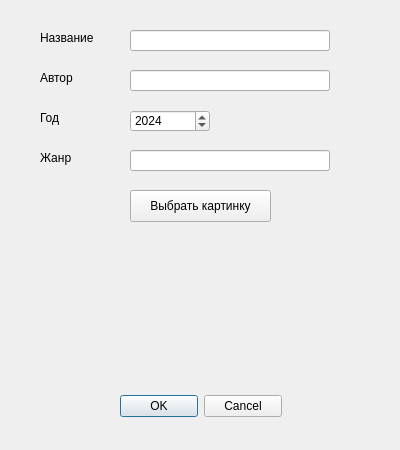
<?xml version="1.0" encoding="UTF-8"?>
<ui version="4.0">
 <class>Dialog</class>
 <widget class="QDialog" name="Dialog">
  <property name="geometry">
   <rect>
    <x>0</x>
    <y>0</y>
    <width>400</width>
    <height>450</height>
   </rect>
  </property>
  <property name="windowTitle">
   <string>Книга</string>
  </property>
  <widget class="QLabel" name="label">
   <property name="geometry">
    <rect>
     <x>40</x>
     <y>30</y>
     <width>81</width>
     <height>16</height>
    </rect>
   </property>
   <property name="text">
    <string>Название</string>
   </property>
  </widget>
  <widget class="QLineEdit" name="lineTitle">
   <property name="geometry">
    <rect>
     <x>130</x>
     <y>30</y>
     <width>200</width>
     <height>21</height>
    </rect>
   </property>
  </widget>
  <widget class="QLabel" name="label_2">
   <property name="geometry">
    <rect>
     <x>40</x>
     <y>70</y>
     <width>58</width>
     <height>16</height>
    </rect>
   </property>
   <property name="text">
    <string>Автор</string>
   </property>
  </widget>
  <widget class="QLineEdit" name="lineAuthor">
   <property name="geometry">
    <rect>
     <x>130</x>
     <y>70</y>
     <width>200</width>
     <height>21</height>
    </rect>
   </property>
  </widget>
  <widget class="QLabel" name="label_3">
   <property name="geometry">
    <rect>
     <x>40</x>
     <y>110</y>
     <width>58</width>
     <height>16</height>
    </rect>
   </property>
   <property name="text">
    <string>Год</string>
   </property>
  </widget>
  <widget class="QSpinBox" name="spinYear">
   <property name="geometry">
    <rect>
     <x>130</x>
     <y>110</y>
     <width>80</width>
     <height>22</height>
    </rect>
   </property>
   <property name="maximum">
    <number>2100</number>
   </property>
   <property name="value">
    <number>2024</number>
   </property>
  </widget>
  <widget class="QLabel" name="label_4">
   <property name="geometry">
    <rect>
     <x>40</x>
     <y>150</y>
     <width>58</width>
     <height>16</height>
    </rect>
   </property>
   <property name="text">
    <string>Жанр</string>
   </property>
  </widget>
  <widget class="QLineEdit" name="lineGenre">
   <property name="geometry">
    <rect>
     <x>130</x>
     <y>150</y>
     <width>200</width>
     <height>21</height>
    </rect>
   </property>
  </widget>
  <widget class="QPushButton" name="btnSelectImage">
   <property name="geometry">
    <rect>
     <x>130</x>
     <y>190</y>
     <width>141</width>
     <height>32</height>
    </rect>
   </property>
   <property name="text">
    <string>Выбрать картинку</string>
   </property>
  </widget>
  <widget class="QLabel" name="labelImage">
   <property name="geometry">
    <rect>
     <x>40</x>
     <y>240</y>
     <width>321</width>
     <height>131</height>
    </rect>
   </property>
   <property name="text">
    <string/>
   </property>
   <property name="alignment">
    <set>Qt::AlignmentFlag::AlignCenter</set>
   </property>
  </widget>
  <widget class="QDialogButtonBox" name="buttonBox">
   <property name="geometry">
    <rect>
     <x>120</x>
     <y>390</y>
     <width>162</width>
     <height>32</height>
    </rect>
   </property>
   <property name="standardButtons">
    <set>QDialogButtonBox::StandardButton::Cancel|QDialogButtonBox::StandardButton::Ok</set>
   </property>
  </widget>
 </widget>
 <resources/>
 <connections>
  <connection>
   <sender>buttonBox</sender>
   <signal>accepted()</signal>
   <receiver>Dialog</receiver>
   <slot>accept()</slot>
  </connection>
  <connection>
   <sender>buttonBox</sender>
   <signal>rejected()</signal>
   <receiver>Dialog</receiver>
   <slot>reject()</slot>
  </connection>
 </connections>
</ui>
